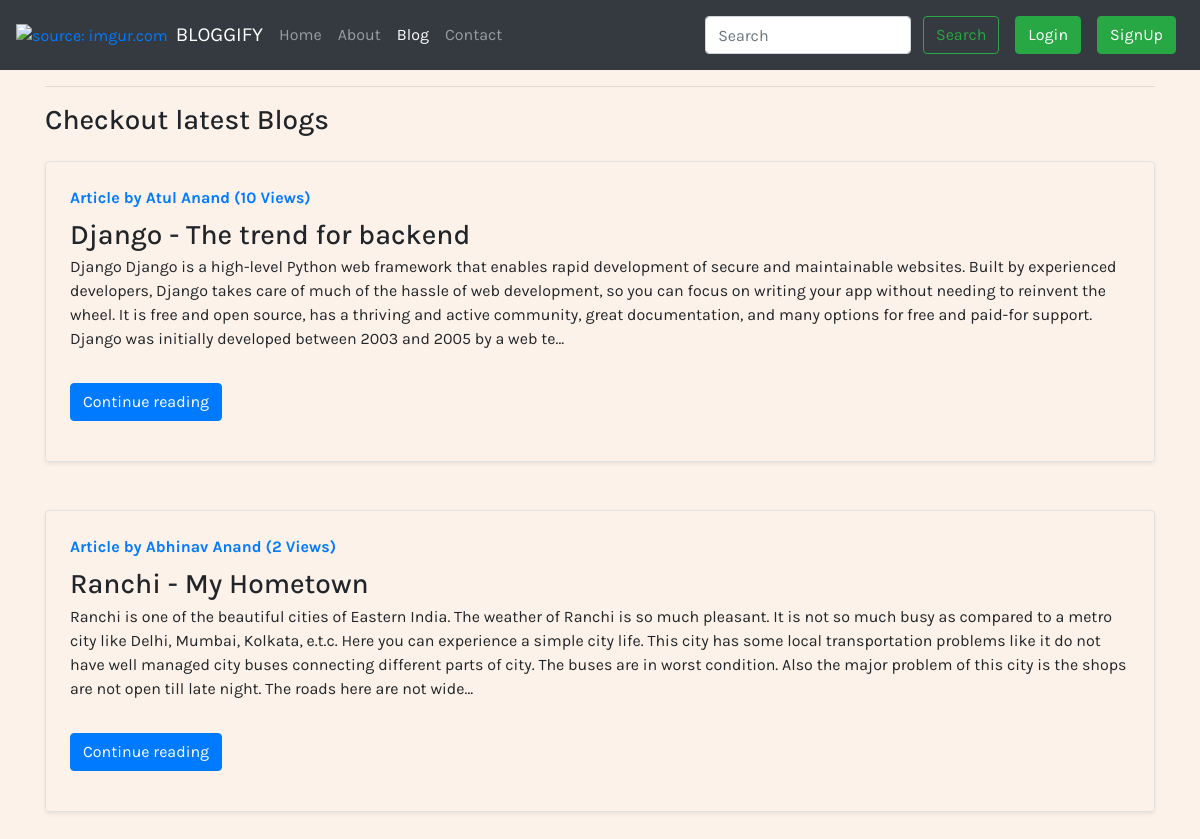
The page /blog/ on the database as committed earlier.
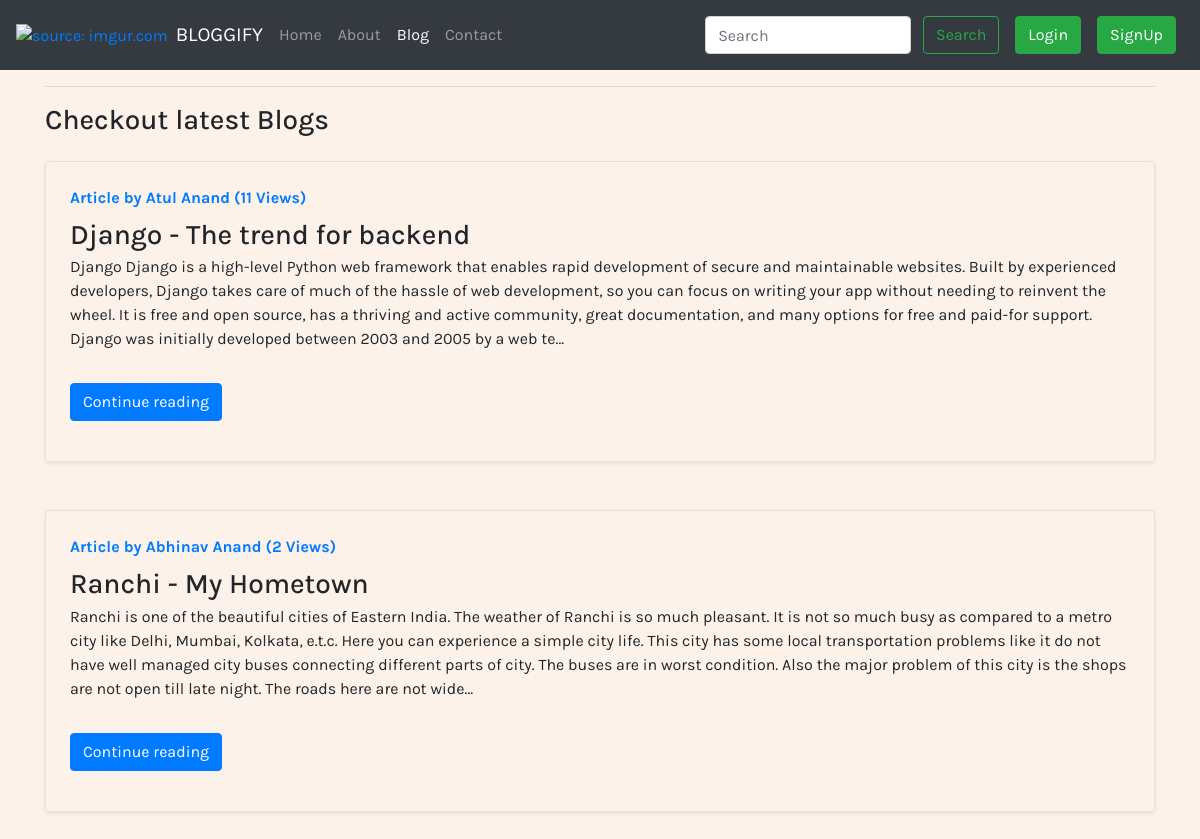
The same page on the database as committed later.
### mysite/models.py (models this page shows, shortened)
class Post(models.Model):
    sno = models.AutoField(primary_key = True)
    title = models.CharField(max_length=300)
    content = models.TextField()
    author = models.CharField(max_length=40)
    slug = models.CharField(max_length=130)
    view = models.IntegerField(default=0)
    timestamp = models.DateTimeField(default=now)

### mysite/views.py (the view)
# urls.py: path('',views.blogHome,name='blogHome'),
def blogHome(request):
    allPost = Post.objects.all().order_by('-timestamp')
    context = {'allPost': allPost}
    return render(request, 'mysite/blog.html', context)

### home/templates/mysite/blog.html (shortened to what this page needs)
{% extends 'base.html' %}
{% block activeBlog %} active {% endblock activeBlog %}
{% block body %}
    <div class="container">
        <hr>
        <h3>Checkout latest Blogs</h3>
            {% for post in allPost %}
            <div class="row mb-2 my-4">
            <div class="col-md-12">
              <div class="row no-gutters border rounded overflow-hidden flex-md-row mb-4 shadow-sm h-md-250 position-relative">
                <div class="col p-4 d-flex flex-column position-static">
                  <strong class="d-inline-block mb-2 text-primary">Article by {{ post.author }} ({{ post.view }} Views)</strong>
                  <h3 class="mb-0">{{ post.title }}</h3>
                    <p class="card-text mb-auto"><div class="preview"> {{ post.content |safe| truncatechars:500 }}</div></p>
                  <div class="my-3">
                    <a href="/blog/{{ post.slug }}" role="button" class="btn btn-primary">Continue reading</a>
                  </div>
                </div>
              </div>
            </div>
          </div>
        {% endfor %}
    </div>
{% endblock body %}

Rows that differ between the two databases and show on the page:
changed Post "Django - The trend for backend": view "10" → "11"
